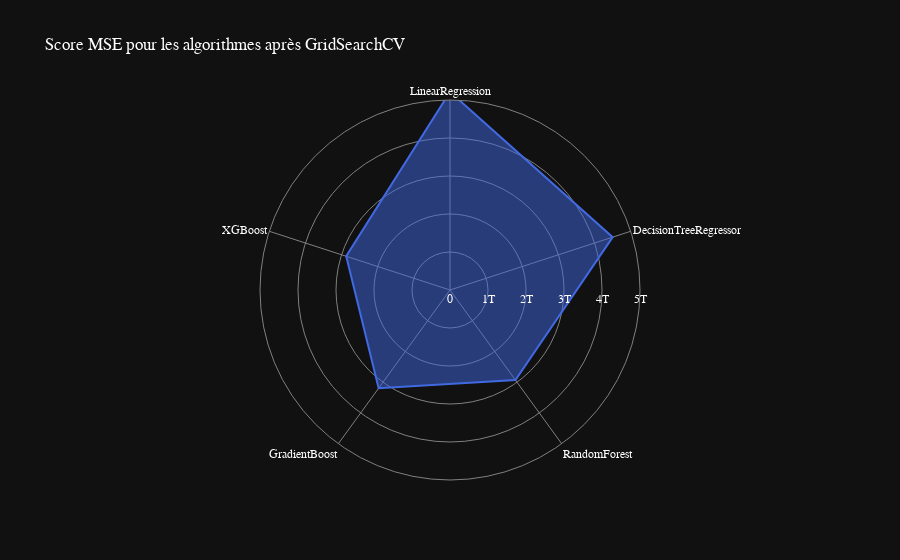

The code cell stored with this chart in its notebook:
### Code cell
data = [
    {'r': mse_linear_regression_best_model, 'theta': 'LinearRegression'},
    {'r': mse_dtr_best_model, 'theta': 'DecisionTreeRegressor'},
    {'r': mse_rfr_best_model, 'theta': 'RandomForest'},
    {'r': mse_gbr_best_model, 'theta': 'GradientBoost'},
    {'r': mse_xgb_best_model, 'theta': 'XGBoost'}
]
fig = px.line_polar(data, r='r', theta='theta',title="Score MSE pour les algorithmes après GridSearchCV", line_close=True, template='plotly_dark', color_discrete_sequence=['royalblue'])
fig.update_traces(fill='toself')
# change la police
fig.update_layout(
    font=dict(
        family="Optima",
        size=12,
        color="white"
    )
)
# Masquer la ligne représentant les valeurs de 0 à 5 sur l'axe radial
fig.update_layout(
    polar=dict(
        radialaxis=dict(
            showline=False, # masquer la ligne sur l'axe radial
            range=[0,5000000000000], # plage maximale de l'axe radial
            showticklabels=True
        )
    )
)
# changer les couleurs de fond et de la grille
fig.update_layout(
    polar=dict(
        radialaxis=dict(gridcolor='gray', linecolor='gray'),
        angularaxis=dict(gridcolor='gray', linecolor='gray')
    )
)
fig.show()

### Figure 1 — Plotly figure (JSON) as saved in the notebook; plotly's stock layout.template omitted (floating-point values rounded to 4 significant figures)
{"data": [{"fill": "toself", "hovertemplate": "r=%{r}<br>theta=%{theta}<extra></extra>", "legendgroup": "", "line": {"color": "royalblue", "dash": "solid"}, "marker": {"symbol": "circle"}, "mode": "lines", "name": "", "r": [5214000000000.0, 4502000000000.0, 2930000000000.0, 3195000000000.0, 2872000000000.0, 5214000000000.0], "showlegend": false, "subplot": "polar", "theta": ["LinearRegression", "DecisionTreeRegressor", "RandomForest", "GradientBoost", "XGBoost", "LinearRegression"], "type": "scatterpolar"}], "layout": {"font": {"color": "white", "family": "Optima", "size": 12}, "legend": {"tracegroupgap": 0}, "polar": {"angularaxis": {"direction": "clockwise", "gridcolor": "gray", "linecolor": "gray", "rotation": 90}, "domain": {"x": [0, 1], "y": [0, 1]}, "radialaxis": {"gridcolor": "gray", "linecolor": "gray", "range": [0, 5000000000000], "showline": false, "showticklabels": true}}, "title": {"text": "Score MSE pour les algorithmes après GridSearchCV"}}}
